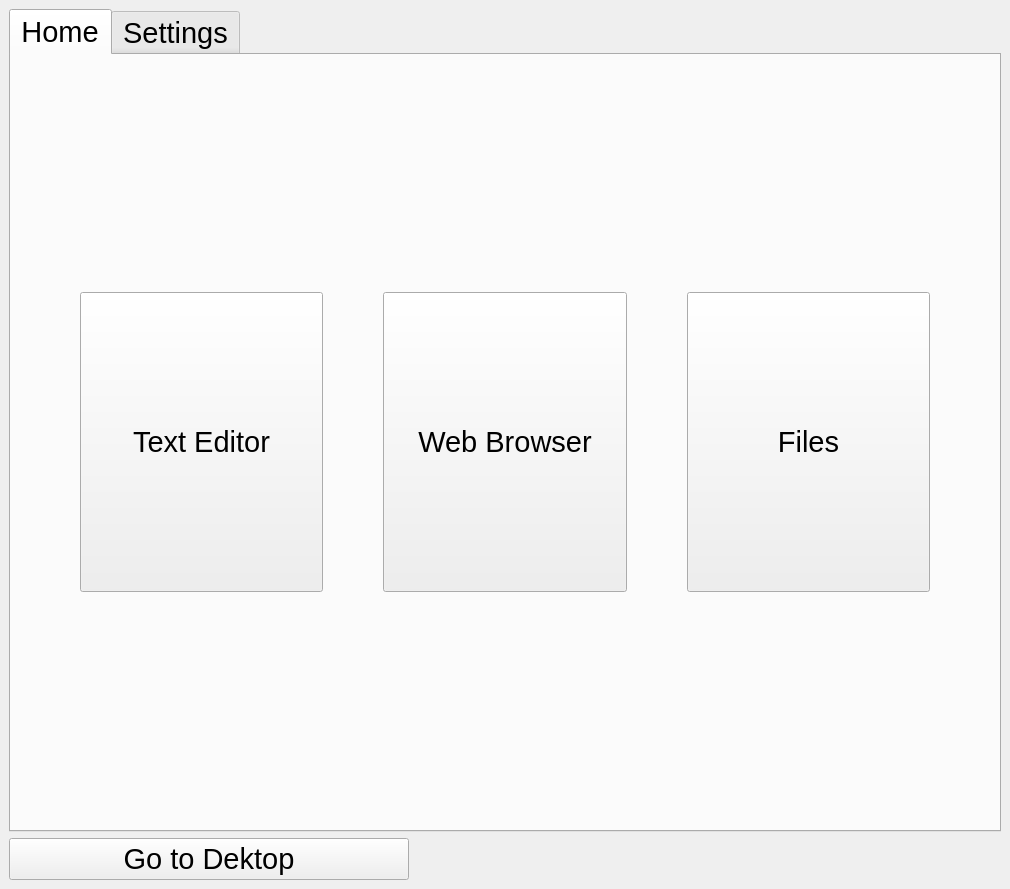
<?xml version="1.0" encoding="UTF-8"?>
<ui version="4.0">
 <class>MainWindow</class>
 <widget class="QMainWindow" name="MainWindow">
  <property name="geometry">
   <rect>
    <x>0</x>
    <y>0</y>
    <width>1010</width>
    <height>889</height>
   </rect>
  </property>
  <property name="minimumSize">
   <size>
    <width>0</width>
    <height>14</height>
   </size>
  </property>
  <property name="font">
   <font>
    <pointsize>22</pointsize>
   </font>
  </property>
  <property name="windowTitle">
   <string>MainWindow</string>
  </property>
  <property name="inputMethodHints">
   <set>Qt::ImhMultiLine</set>
  </property>
  <widget class="QWidget" name="centralwidget">
   <layout class="QGridLayout" name="gridLayout_2">
    <item row="1" column="0">
     <widget class="QTabWidget" name="tabWidget">
      <property name="font">
       <font>
        <pointsize>22</pointsize>
       </font>
      </property>
      <property name="currentIndex">
       <number>0</number>
      </property>
      <widget class="QWidget" name="homeTab">
       <attribute name="title">
        <string>Home</string>
       </attribute>
       <layout class="QGridLayout" name="gridLayout_3">
        <item row="2" column="0">
         <layout class="QGridLayout" name="gridLayout" rowstretch="0,0,0">
          <property name="leftMargin">
           <number>60</number>
          </property>
          <property name="topMargin">
           <number>60</number>
          </property>
          <property name="rightMargin">
           <number>60</number>
          </property>
          <property name="bottomMargin">
           <number>60</number>
          </property>
          <property name="horizontalSpacing">
           <number>60</number>
          </property>
          <property name="verticalSpacing">
           <number>15</number>
          </property>
          <item row="1" column="0">
           <widget class="QPushButton" name="pushButton_2">
            <property name="minimumSize">
             <size>
              <width>0</width>
              <height>300</height>
             </size>
            </property>
            <property name="text">
             <string>Text Editor</string>
            </property>
           </widget>
          </item>
          <item row="1" column="2">
           <widget class="QPushButton" name="pushButton">
            <property name="minimumSize">
             <size>
              <width>0</width>
              <height>300</height>
             </size>
            </property>
            <property name="text">
             <string>Files</string>
            </property>
           </widget>
          </item>
          <item row="1" column="1">
           <widget class="QPushButton" name="pushButton_3">
            <property name="minimumSize">
             <size>
              <width>0</width>
              <height>300</height>
             </size>
            </property>
            <property name="text">
             <string>Web Browser</string>
            </property>
           </widget>
          </item>
         </layout>
        </item>
       </layout>
      </widget>
      <widget class="QWidget" name="settingsTab">
       <attribute name="title">
        <string>Settings</string>
       </attribute>
      </widget>
     </widget>
    </item>
    <item row="2" column="0">
     <widget class="QPushButton" name="exitButton">
      <property name="minimumSize">
       <size>
        <width>15</width>
        <height>15</height>
       </size>
      </property>
      <property name="maximumSize">
       <size>
        <width>400</width>
        <height>16777215</height>
       </size>
      </property>
      <property name="text">
       <string>Go to Dektop</string>
      </property>
     </widget>
    </item>
   </layout>
  </widget>
  <widget class="QMenuBar" name="menubar">
   <property name="geometry">
    <rect>
     <x>0</x>
     <y>0</y>
     <width>1010</width>
     <height>26</height>
    </rect>
   </property>
  </widget>
 </widget>
 <resources/>
 <connections/>
</ui>
